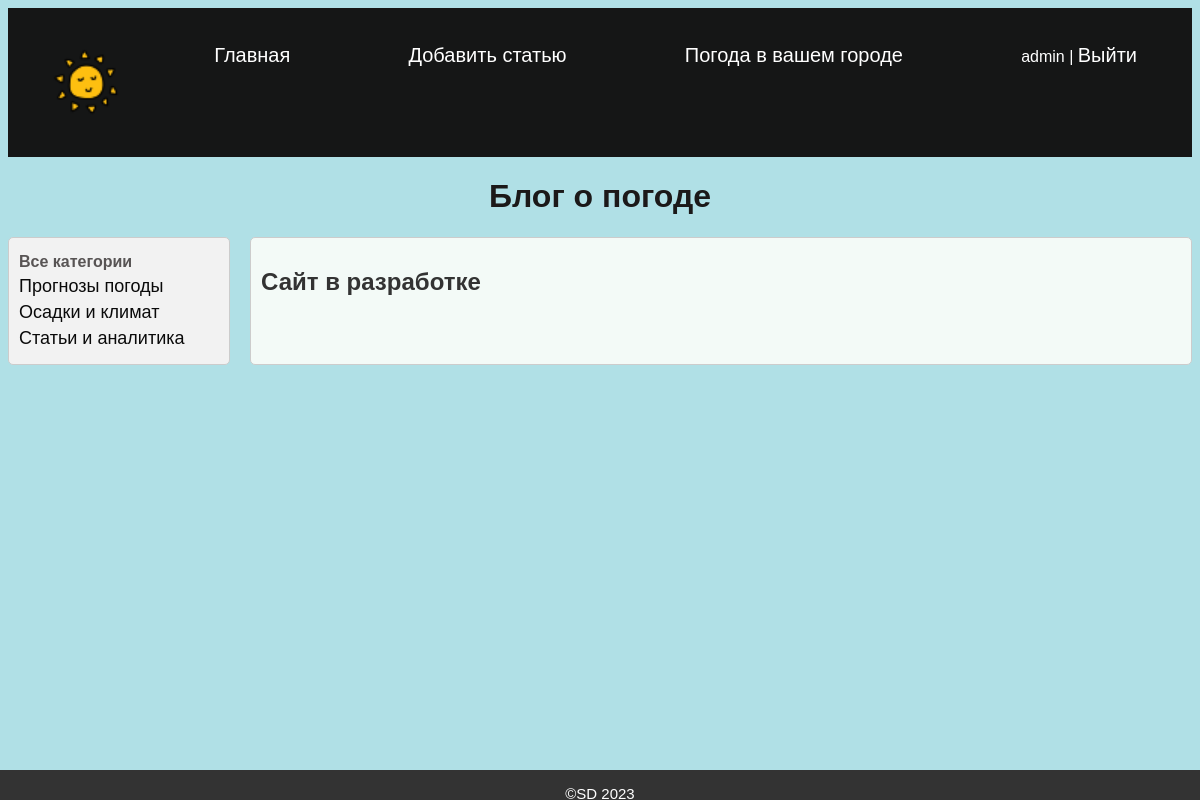
The page /about/ (signed in) on the database its author committed.
### blog/models.py (models this page shows, shortened)
class Category(models.Model):
    name = models.CharField(max_length=100, db_index=True)
    slug = models.SlugField(max_length=255, unique=True, db_index=True, verbose_name="URL")
    def get_absolute_url(self):
        return reverse('category', kwargs={'cat_id': self.pk})

### blog/views.py (the view)
# urls.py: path('about/', AboutView.as_view(), name='about'),
class AboutView(TemplateView):
    template_name = 'blog/about.html'
    def get_context_data(self, **kwargs):
        context = super().get_context_data(**kwargs)
        context['posts'] = Blog.objects.all()
        context['cats'] = Category.objects.all()
        user_menu = get_user_context()['menu']
        user_menu.pop(1)
        context['menu'] = user_menu
        context['title'] = 'О сайте'
        context['cat_selected'] = 0
        return context

### blog/utils.py (called while the page is built)
def get_user_context():
    return {
        'menu': [
            {'title': "Главная", 'url_name': 'home'},
            {'title': "О сайте", 'url_name': 'about'},
            {'title': "Добавить статью", 'url_name': 'add_page'},
            {'title': "Погода в вашем городе", 'url_name': 'weather'},
        ]
    }

### blog/templates/blog/about.html
{% extends 'blog/base.html' %}
{% block content %}
<h2 style="text-align: left;">Сайт в разработке</h2>
{% endblock %}

### blog/templates/blog/base.html (shortened to what this page needs)
{% load static %}
<!DOCTYPE html>
<html>
<head>
    <link rel="stylesheet" href="{% static 'css/style.css' %}">
</head>
<body>
    <div class="header">
        <div class="wrap">
            {% block mainmenu %}
            <div class="header">
                <ul id="mainmenu" class="mainmenu">
                <li class="logo"><a href="{% url 'home' %}"><img src="{% static 'blog/logovaz.png' %}" alt=""><div class="logo"></div></a></li>
    {% for m in menu %}
                <li><a href="{% url m.url_name %}">{{m.title}}</a></li>
    {% endfor %}
                    {% if user.is_authenticated %}
                    <li class="last"> {{user.username}} | <a href="{% url 'logout' %}">Выйти</a></li>
                    {% else %}
                        <li class="last"><a href="{% url 'register' %}">Регистрация </a>| <a href="{% url 'login' %}">Войти</a></li>
                    {% endif %}
                    </ul>
            </div>
    {% endblock mainmenu %}
        </div>
    </div>
    <h1>Блог о погоде</h1>
    <div class="content-wrap">
        <div class="sidebar">
            {% if cat_selected == 0 %}
                <li class="selected">Все категории</li>
            {% else %}
                <li><a href="{% url 'home' %}">Все категории</a></li>
            {% endif %}
            {% for c in cats %}
                {% if c.pk == cat_selected %}
                    <li class="selected">{{c.name}}</li>
                {% else %}
                    <li><a href="{{ c.get_absolute_url }}">{{c.name}}</a></li>
                {% endif %}
            {% endfor %}
        </div>
        <div class="blogs">
            {% block content %}
            {% endblock %}
        </div>
    </div>
<tr><td valign=top>
	<div class="footer">
		<p>&copy;SD 2023 </p>
	</div>
</td></tr></table>
</body>
</html>

### blog/static/css/style.css (style rules this page uses)
body { font-family: Arial, sans-serif; background-color: powderblue; color: rgb(88, 84, 84); }
.header { background-color: rgb(21, 22, 22); color: #fff; padding: 10px; }
.wrap { max-width: 1200px; margin: 0 auto; padding: 0 20px; }
.mainmenu { list-style: none; padding: 0; display: flex; justify-content: space-between; }
.mainmenu li { display: inline-block; margin-right: 15px; }
.mainmenu li a { font-size: 20px; color: #fff; text-decoration: none; }
h1 { text-align: center; color: rgb(27, 25, 25); }
.content-wrap { display: flex; }
.sidebar { background-color: #f2f2f2; padding: 10px; border: 1px solid #ccc; border-radius: 5px; flex: 0 0 200px; margin-right: 20px; }
.sidebar li { list-style-type: none; margin: 5px 0; }
.sidebar li.selected { font-weight: bold; background-color: #f2f2f2; }
.sidebar a { font-size: 18px; text-decoration: none; color: rgb(10, 10, 10); }
.blogs { flex: 1; background-color: rgb(243, 250, 247); padding: 10px; border: 1px solid #ccc; border-radius: 5px; }
.blogs h2 { color: #333; }
.footer { background-color: #333; color: #fff; font-size: 15px; text-align: center; padding: 0; position: fixed; left: 0; bottom: 0; height: 30px; width: 100%; box-sizing: border-box; }
.logo img { width: 150%; height: auto; }

### rows shown on the page
Category: name "Прогнозы погоды"
Category: name "Осадки и климат"
Category: name "Статьи и аналитика"

### other values the page prints
{{ m.title }} "Главная" "Добавить статью" "Погода в вашем городе"
{{ user.username }} "admin"
